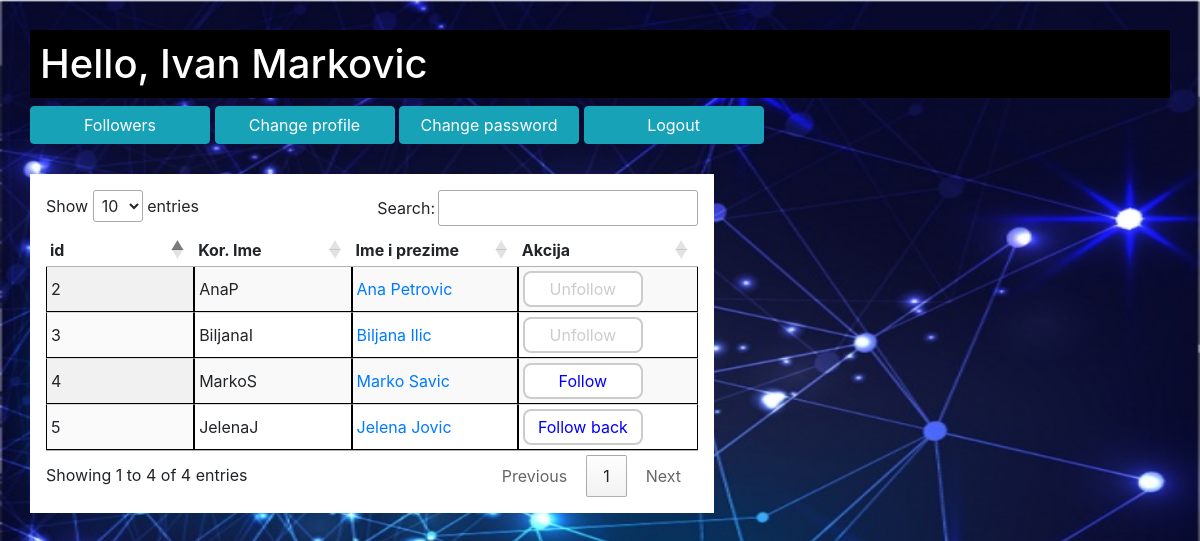
Screenshot of /followers.php (signed in) with the database file from the repository.
### tables this page shows
CREATE TABLE users (
    id INT UNSIGNED PRIMARY KEY AUTO_INCREMENT,
    username VARCHAR(50) UNIQUE NOT NULL,
    pass CHAR(32) NOT NULL
);

### followers.php (the view, shortened to what this page needs)
<?php
    require_once "header.php";
    require_once "connection.php";
    $profile_id = $_SESSION["id"];
    $sql = "SELECT u.id,
                    u.username AS 'Kor. Ime',
                    CONCAT(p.name, ' ', p.surname) AS 'Ime i prezime',
                    (SELECT GROUP_CONCAT(receiver_id) FROM followers WHERE sender_id=$profile_id) AS f_ed,
                    (SELECT GROUP_CONCAT(sender_id) FROM followers WHERE receiver_id=$profile_id) AS f_ers
            FROM profiles AS p
            INNER JOIN users AS u
            ON p.user_id = u.id
            WHERE u.id = $profile_id;";
    if ($result = $conn->query($sql)) {
        $row = $result->fetch_assoc();
        $arrFollowed = explode("," , $row["f_ed"]);
        $arrFollowers = explode("," , $row["f_ers"]);
    } else {
        echo "<p>Error: " . $sql . " --- " . $conn->error . "</p>";
    }
    $sql = 'SELECT u.id,
                    u.username AS "Kor. Ime",
                    CONCAT(p.name, " ", p.surname) AS "Ime i prezime"
            FROM users AS u
            INNER JOIN profiles AS p
            ON p.user_id = u.id
            WHERE u.id != ' . $profile_id . ';';
    if ($result = $conn->query($sql)) {
        echo "<div class='divTable'>";
        echo "<table id='tableFriends' class='display compact'>";
        $zaglavlje = "Nema podataka u tabeli!";
        if($columns = array_keys($result->fetch_assoc())) {
            $zaglavlje = implode("</th><th>", $columns);
        }
        echo "\n\t<thead><tr><th>$zaglavlje</th><th>Akcija</th></tr></thead>";
        echo "\n\t<tbody>";
        foreach($result as $row) {
            $friend_id = $row["id"];
            $text = "Follow"; $un = ""; $aClass = "aFollow";
            if(in_array($friend_id, $arrFollowers)) {
                $text = "Follow back";
            }
            if(in_array($friend_id, $arrFollowed)) {
                $text = "Unfollow";
                $un = "un";
                $aClass = "aUnfollow";
            }
            $a = "<a class='$aClass aAkcija' href='followers.php?senderid=$profile_id&$un" . "follow_id=$friend_id'>$text</a>";
            $rid = $row['id'];
            $un = $row['Kor. Ime'];
            $fn = $row['Ime i prezime'];
            echo "<tr><td>$rid</td><td>$un</td><td><a href='profile.php?profile_id=$rid'>$fn</a></td><td>$a</td></tr>\n";
        }
        echo "</tbody>";
        echo "</table>";
        echo "</div>";
    } else {
        echo "<p>Error: " . $sql . " --- " . $conn->error . "</p>";
    }
?>
</body>
</html>

### style.css (style rules this page uses)
* { box-sizing: border-box; margin: 0; padding: 0; }
html { height: 100%; }
body { background: url(images/dark-blue.jpg); background-size: 100% 100%; padding: 30px; }
.divTable { background-color: white; padding: 16px; width: 60%; min-width: 420px; }
table { background-color: white; }
table tr td { padding: 6px; width: 200px; border: 1px solid black; }
.aAkcija { text-decoration: none; border: 2px solid #ccc; border-radius: 8px; padding: 4px 8px; display: inline-block; width: 120px; text-align: center; background-color: white; }
.aUnfollow { color: #ccc; }
.aFollow { color: blue; }

### rows the page displays
users: id "2", username "AnaP", fn "Ana Petrovic", text "Unfollow"
users: id "3", username "BiljanaI", fn "Biljana Ilic", text "Unfollow"
users: id "4", username "MarkoS", fn "Marko Savic", text "Follow"
users: id "5", username "JelenaJ", fn "Jelena Jovic", text "Follow back"

### other values shown
$_SESSION['full_name'] "Ivan Markovic"
implode("</th><th>", $columns) "id Kor. Ime Ime i prezime"
